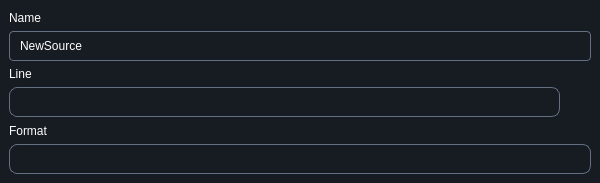
<?xml version="1.0" encoding="UTF-8"?>
<ui version="4.0">
 <class>NDIWidgetClass</class>
 <widget class="QWidget" name="NDIWidgetClass">
  <property name="geometry">
   <rect>
    <x>0</x>
    <y>0</y>
    <width>600</width>
    <height>183</height>
   </rect>
  </property>
  <property name="windowTitle">
   <string>NDIWidget</string>
  </property>
  <property name="styleSheet">
   <string notr="true">#mainNDIWidget {
  background: #171B22;
}

QLabel {
  color: white;
}

QLineEdit {
  background: #171B22;
  color: white;
  border: 1px solid #647081;
  border-radius: 4px;
  padding-left: 8px;
}

QLineEdit:focus {
    border: 1px solid #19BDDE;
}


QComboBox {
  background: #171B22;
  color: white;
  border: 1px solid #647081;
  border-radius: 8px;
  padding-left: 8px;
}

QComboBox:focus {
    border: 1px solid #19BDDE;
}

QComboBox::drop-down {
    subcontrol-origin: padding;
    subcontrol-position: top right;
    width: 22px;
    border-left: 0px solid #444;
}

QComboBox::down-arrow {
    image: url(:/FrameFlow/down.svg);
    width: 10px;
    height: 10px;
}

QComboBox QAbstractItemView {
  background-color: #171B22;
  border: 1px solid white;
  selection-background-color: #00c853;
  selection-color: white;
  outline: none;
  color: white;
}

QComboBox QAbstractItemView::item {
    padding: 10px 0px;
}

QComboBox QAbstractItemView::item:hover {
  background-color: #2d2d2d;
}

QComboBox QScrollBar:vertical {
  width: 6px;
  background: transparent;
}
</string>
  </property>
  <layout class="QVBoxLayout" name="verticalLayout_2">
   <property name="spacing">
    <number>0</number>
   </property>
   <property name="leftMargin">
    <number>0</number>
   </property>
   <property name="topMargin">
    <number>0</number>
   </property>
   <property name="rightMargin">
    <number>0</number>
   </property>
   <property name="bottomMargin">
    <number>0</number>
   </property>
   <item>
    <widget class="QWidget" name="mainNDIWidget" native="true">
     <layout class="QVBoxLayout" name="verticalLayout">
      <property name="spacing">
       <number>5</number>
      </property>
      <property name="leftMargin">
       <number>9</number>
      </property>
      <property name="topMargin">
       <number>9</number>
      </property>
      <property name="rightMargin">
       <number>9</number>
      </property>
      <property name="bottomMargin">
       <number>9</number>
      </property>
      <item>
       <widget class="QLabel" name="label">
        <property name="text">
         <string>Name</string>
        </property>
       </widget>
      </item>
      <item>
       <widget class="QLineEdit" name="nameLineEdit">
        <property name="minimumSize">
         <size>
          <width>0</width>
          <height>30</height>
         </size>
        </property>
        <property name="maximumSize">
         <size>
          <width>16777215</width>
          <height>30</height>
         </size>
        </property>
        <property name="text">
         <string>NewSource</string>
        </property>
        <property name="placeholderText">
         <string>New Source</string>
        </property>
       </widget>
      </item>
      <item>
       <widget class="QLabel" name="label_2">
        <property name="text">
         <string>Line</string>
        </property>
       </widget>
      </item>
      <item>
       <widget class="QWidget" name="horizontalWidget" native="true">
        <layout class="QHBoxLayout" name="horizontalLayout">
         <property name="spacing">
          <number>5</number>
         </property>
         <property name="leftMargin">
          <number>0</number>
         </property>
         <property name="topMargin">
          <number>0</number>
         </property>
         <property name="rightMargin">
          <number>0</number>
         </property>
         <property name="bottomMargin">
          <number>0</number>
         </property>
         <item>
          <widget class="QComboBox" name="deviceLineComboBox">
           <property name="minimumSize">
            <size>
             <width>0</width>
             <height>30</height>
            </size>
           </property>
           <property name="maximumSize">
            <size>
             <width>16777215</width>
             <height>30</height>
            </size>
           </property>
           <property name="editable">
            <bool>true</bool>
           </property>
          </widget>
         </item>
         <item>
          <widget class="QPushButton" name="refreshButton">
           <property name="minimumSize">
            <size>
             <width>26</width>
             <height>0</height>
            </size>
           </property>
           <property name="maximumSize">
            <size>
             <width>26</width>
             <height>16777215</height>
            </size>
           </property>
           <property name="cursor">
            <cursorShape>PointingHandCursor</cursorShape>
           </property>
           <property name="text">
            <string/>
           </property>
           <property name="icon">
            <iconset resource="frameflow.qrc">
             <normaloff>:/FrameFlow/refresh.svg</normaloff>:/FrameFlow/refresh.svg</iconset>
           </property>
           <property name="flat">
            <bool>true</bool>
           </property>
          </widget>
         </item>
        </layout>
       </widget>
      </item>
      <item>
       <widget class="QLabel" name="label_3">
        <property name="text">
         <string>Format</string>
        </property>
       </widget>
      </item>
      <item>
       <widget class="QComboBox" name="formatComboBox">
        <property name="minimumSize">
         <size>
          <width>0</width>
          <height>30</height>
         </size>
        </property>
        <property name="maximumSize">
         <size>
          <width>16777215</width>
          <height>30</height>
         </size>
        </property>
       </widget>
      </item>
     </layout>
    </widget>
   </item>
  </layout>
 </widget>
 <layoutdefault spacing="6" margin="11"/>
 <resources>
  <include location="frameflow.qrc"/>
 </resources>
 <connections>
  <connection>
   <sender>refreshButton</sender>
   <signal>clicked()</signal>
   <receiver>NDIWidgetClass</receiver>
   <slot>fillNDICombo()</slot>
   <hints>
    <hint type="sourcelabel">
     <x>577</x>
     <y>101</y>
    </hint>
    <hint type="destinationlabel">
     <x>299</x>
     <y>91</y>
    </hint>
   </hints>
  </connection>
 </connections>
 <slots>
  <slot>fillNDICombo()</slot>
 </slots>
</ui>
